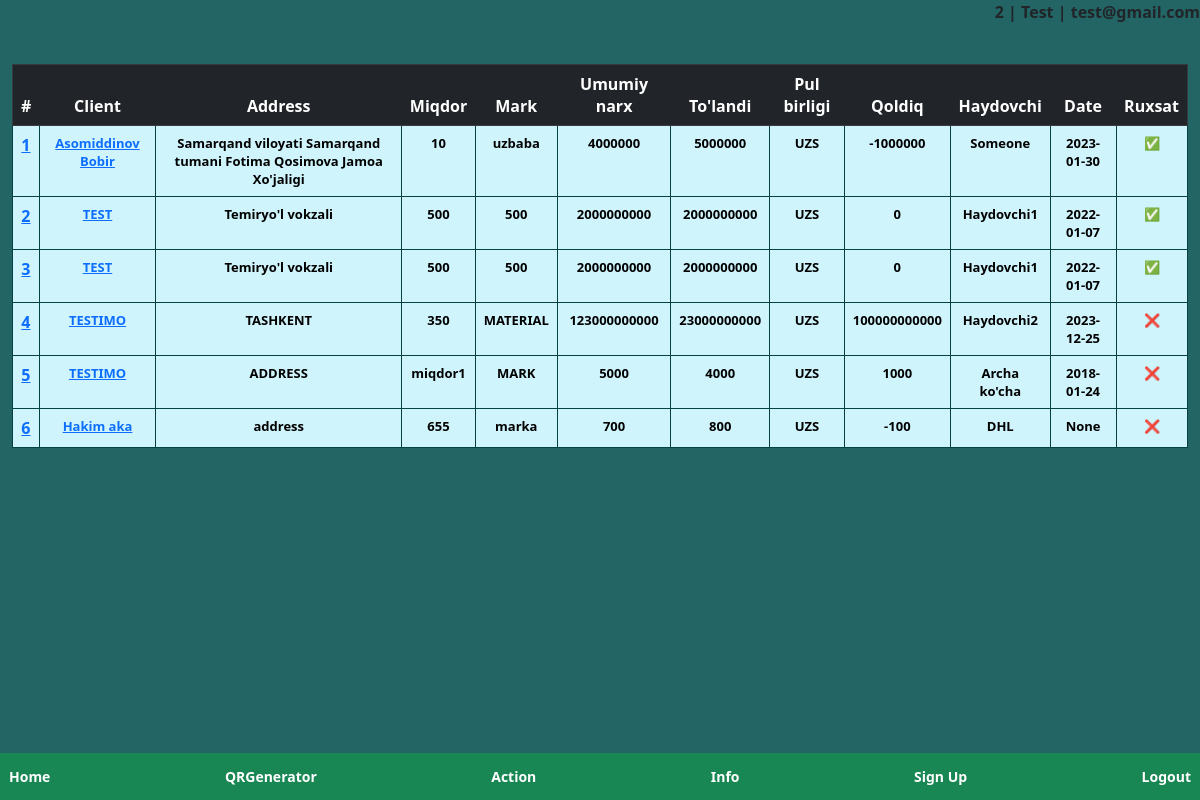
/info (signed in), run on the app's committed database.
### forms.py (models this page shows, shortened)
class User(db.Model, UserMixin):
    id = db.Column(db.Integer, primary_key=True)
    email = db.Column(db.String(250), unique=True)
    password = db.Column(db.String(150))
    fullname = db.Column(db.String(250))
    comment = db.Column(db.String(250))
    notes = db.relationship("Note")

class Reg(db.Model):
    id = db.Column(db.Integer, primary_key=True)
    client = db.Column(db.String(1000))
    address = db.Column(db.String(1000))
    quantity = db.Column(db.Integer)
    mark = db.Column(db.String(1000))
    price = db.Column(db.Integer)
    paid = db.Column(db.Integer)
    currency = db.Column(db.String())
    driver = db.Column(db.String(1000))
    date = db.Column(db.String())
    approve = db.Column(db.String())

### routes.py (the view)
@app.route("/info", methods=["GET", "POST"])
def info():
    form = Mine()
    if form.validate_on_submit:
        reg = Reg.query.filter_by(id=Reg.id).all()
        return render_template("info.html", form=form, reg=reg, user=current_user)

### __init__.py (called while the page is built)
def create_app():
    migrate = Migrate(app, db)
    create_database(app)
    login_manager = LoginManager(app)
    login_manager.login_view = "login"
    login_manager.init_app(app)
    from forms import User
    @login_manager.user_loader
    def load_user(id):
        return User.query.get(int(id))
    return app

### templates/info.html (shortened to what this page needs)
{% extends 'layout.html' %}
{% block content %} <br>
<div class="container-fluid" class="">
    <table class="table table-info text-center">
        <thead class="thead-dark">
            <tr class="table-dark">
                <th scope="col">#</th>
                <th scope="col">Client</th>
                <th scope="col">Address</th>
                <th scope="col">Miqdor</th>
                <th scope="col">Mark</th>
                <th scope="col">Umumiy narx</th>
                <th scope="col">To'landi</th>
                <th scope="col">Pul birligi</th>
                <th scope="col">Qoldiq</th>
                <th scope="col">Haydovchi</th>
                <th scope="col">Date</th>
                <th scope="col">Ruxsat</th>
            </tr>
        </thead>
        {% for i in reg %}
        <tbody>
            <tr>
                <th scope="row"><a href="{{ url_for('info_id', id=i.id) }}">{{ i.id }}</a></th>
                <td><a href="{{ url_for('info_id', id=i.id) }}">{{ i.client }}</a></td>
                <td>{{ i.address }}</td>
                <td>{{ i.quantity }}</td>
                <td>{{ i.mark }}</td>
                <td>{{ i.price }}</td>
                <td>{{ i.paid }}</td>
                <td>{{ i.currency }}</td>
                <td>{{ i.price - i.paid }}</td>
                <td>{{ i.driver }}</td>
                <td>{{ i.date }}</td>
                <td>{{ i.approve }}</td>
            </tr>
        </tbody>
        {% endfor %}
    </table>
</div>
{% endblock %}

### templates/layout.html (shortened to what this page needs)
<head>
    <link href="https://cdn.jsdelivr.net/npm/bootstrap@5.3.0-alpha1/dist/css/bootstrap.min.css" rel="stylesheet"
>
</head>
<body>
    {% if user.is_authenticated %}
    <nav class="navbar bg-success fixed-bottom" class="container-fluid justify-content-center">
        <a href="/index">
            <button class="btn btn-sm btn-success" type="button"><b>Home</b></button>
        </a>
        <a href="/generator">
            <button class="btn btn-sm btn-success" type="button"><b>QRGenerator</b></button>
        </a>
        <a href="/action">
            <button class="btn btn-sm btn-success" type="button"><b>Action</b></button>
        </a>
        <a href="/info">
            <button class="btn btn-sm btn-success" type="button"><b>Info</b></button>
        </a>
        <a href="/sign_up">
            <button class="btn btn-sm btn-success" type="button"><b>Sign Up</b></button>
        </a>
        <a href="/logout">
            <button class="btn btn-sm btn-success" type="button"><b>Logout</b></button>
        </a>
    </nav>
    <p><b>{{ user.id }} | {{ user.fullname }} | {{ user.email }}</b></p>
    {% endif %}
</body>
{% block content %}
{% endblock %}

### templates/layout.html (style rules this page uses)
body { background-color: rgb(35, 100, 100); }
p { text-align: center; }
p { text-align: end; }

### templates/info.html (style rules this page uses)
td { border: 1px solid rgb(3, 67, 69); }
tr { border: 1px solid rgb(3, 67, 69); }
td { font-size: small; font-weight: bold; }

### data on the page
User: id "2", fullname "Test", email "test@gmail.com"
Reg: id "1", client "Asomiddinov Bobir", address "Samarqand viloyati Samarqand tumani Fotima Qosimova Jamoa Xo'jaligi", quantity "10", mark "uzbaba", price "4000000", paid "5000000", currency "UZS", i.price-i.paid "-1000000", driver "Someone", date "2023-01-30", approve "✅"
Reg: id "2", client "TEST", address "Temiryo'l vokzali", quantity "500", mark "500", price "2000000000", paid "2000000000", currency "UZS", i.price-i.paid "0", driver "Haydovchi1", date "2022-01-07", approve "✅"
Reg: id "3", client "TEST", address "Temiryo'l vokzali", quantity "500", mark "500", price "2000000000", paid "2000000000", currency "UZS", i.price-i.paid "0", driver "Haydovchi1", date "2022-01-07", approve "✅"
Reg: id "4", client "TESTIMO", address "TASHKENT", quantity "350", mark "MATERIAL", price "123000000000", paid "23000000000", currency "UZS", i.price-i.paid "100000000000", driver "Haydovchi2", date "2023-12-25", approve "❌"
Reg: id "5", client "TESTIMO", address "ADDRESS", quantity "miqdor1", mark "MARK", price "5000", paid "4000", currency "UZS", i.price-i.paid "1000", driver "Archa ko'cha", date "2018-01-24", approve "❌"
Reg: id "6", client "Hakim aka", address "address", quantity "655", mark "marka", price "700", paid "800", currency "UZS", i.price-i.paid "-100", driver "DHL", date "None", approve "❌"
